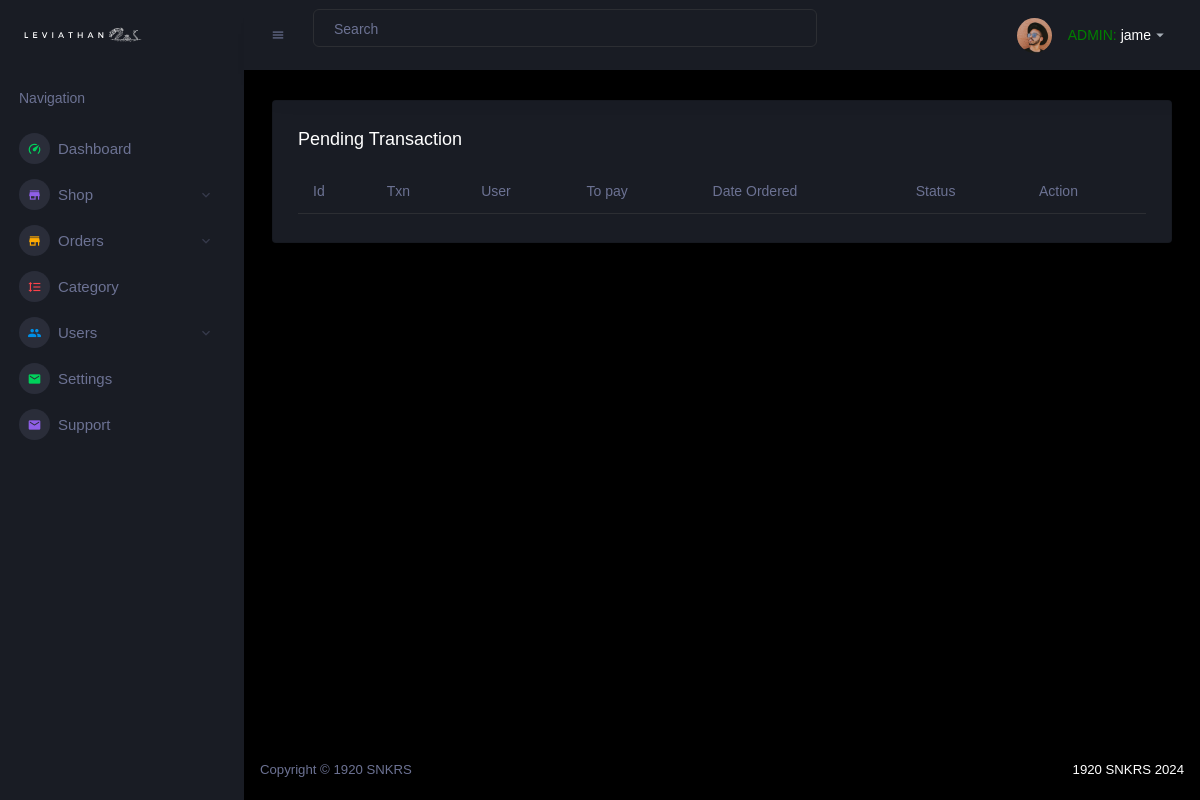
The app's page /admin/orders-pending.php (signed in), older data.
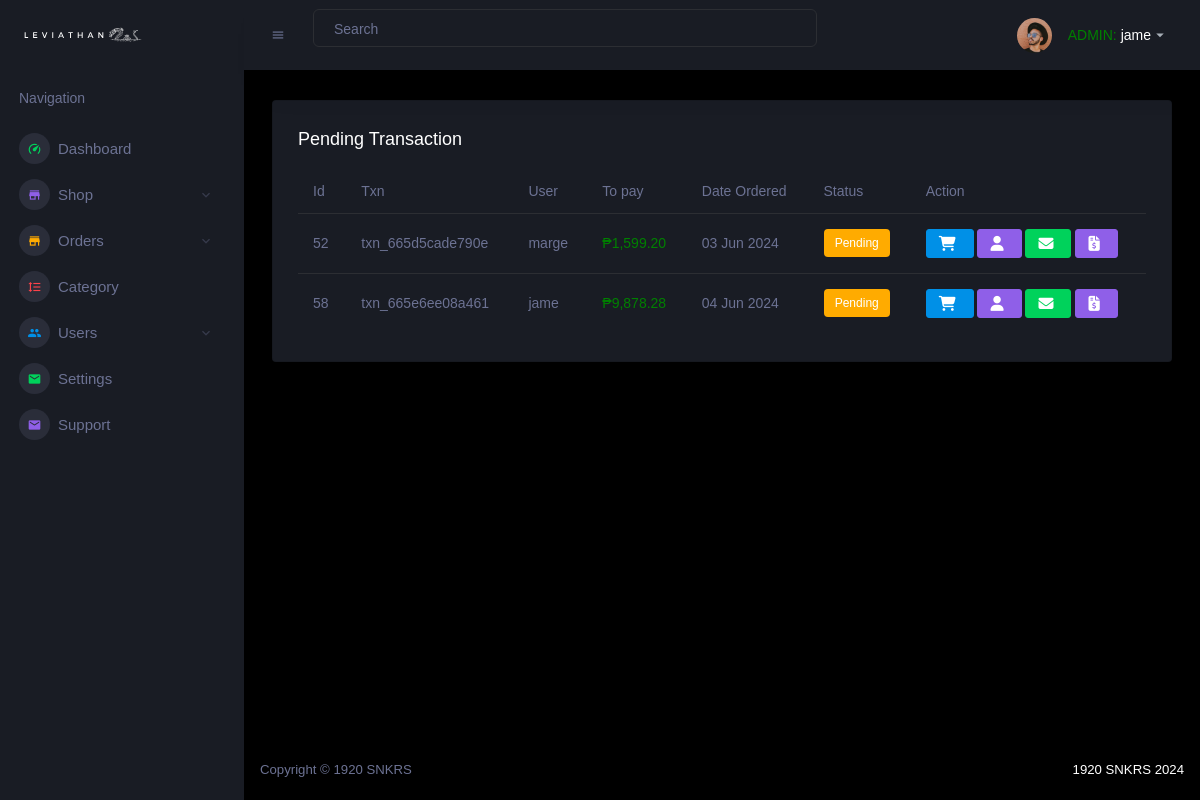
The same page, newer data.
### tables this page shows
CREATE TABLE `orders` (
  `order_id` int(11) NOT NULL,
  `transaction_number` varchar(255) DEFAULT NULL,
  `userid` int(11) DEFAULT NULL,
  `total_amount` decimal(10,2) DEFAULT NULL,
  `note` text DEFAULT NULL,
  `created_at` timestamp NOT NULL DEFAULT current_timestamp(),
  `order_status` varchar(20) DEFAULT 'Pending',
  `imgURL` varchar(255) DEFAULT NULL,
  `updated_at` timestamp NOT NULL DEFAULT current_timestamp() ON UPDATE current_timestamp()
);

CREATE TABLE `users` (
  `userid` int(11) NOT NULL,
  `username` varchar(50) NOT NULL,
  `email` varchar(100) NOT NULL,
  `password` varchar(100) NOT NULL,
  `datecreated` timestamp NOT NULL DEFAULT current_timestamp()
);

### admin/orders-pending.php (the view, shortened to what this page needs)
<html lang="en">
<?php
require_once("../database/connection.php");
?>
</head>
<body>
    <div class="container-scroller">
        <?php include("sidebar.php"); ?>
        <div class="container-fluid page-body-wrapper">
            <?php include("navbar.php") ?>
            <div class="main-panel">
                <div class="content-wrapper">
                    <div class="row">
                        <div class="col-lg-12 grid-margin stretch-card">
                            <div class="card">
                                <div class="card-body">
                                    <h4 class="card-title">Pending Transaction</h4>
                                    <div class="table-responsive">
                                        <table id="productTable" class="table">
                                            <thead>
                                                <tr>
                                                    <th>Id</th>
                                                    <th>Txn</th>
                                                    <th>User</th>
                                                    <th>To pay</th>
                                                    <th>Date Ordered</th>
                                                    <th>Status</th>
                                                    <th>Action</th>
                                                </tr>
                                            </thead>
                                            <tbody>
                                                <?php
                                                $query = "SELECT * FROM orders WHERE order_status = 'Pending'";
                                                $result = mysqli_query($link, $query);
                                                while ($row = mysqli_fetch_assoc($result)) {
                                                    $userid = $row['userid'];
                                                    $usernameQuery = "SELECT username FROM users WHERE userid = ?";
                                                    $stmtUsername = $link->prepare($usernameQuery);
                                                    $stmtUsername->bind_param("i", $userid);
                                                    $stmtUsername->execute();
                                                    $resultUsername = $stmtUsername->get_result();
                                                    $username = $resultUsername->fetch_assoc()['username'];
                                                    $status = $row['order_status'];
                                                    $createdAt = date('d M Y', strtotime($row['created_at']));
                                                    if ($status === 'Pending') {
                                                        $status = '<label class="badge badge-warning">Pending</label>';
                                                    }
                                                    echo "<tr>
                                                        <td>{$row['order_id']}</td>
                                                        <td>{$row['transaction_number']}</td>
                                                        <td>{$username}</td>
                                                        <td style='color: green;'>₱" . number_format($row['total_amount'], 2, '.', ',') . "</td>
                                                        <td>{$createdAt}</td>
                                                        <td>{$status}</td>
                                                        <td>
                                                            <button type='button' data-txn='{$row['transaction_number']}' class='view-order btn btn-primary btn-md'><i class='fas fa-shopping-cart'></i></button>
                                                            <button type='button' data-userid='{$row['userid']}' class='view-user btn btn-info btn-md'><i class='fas fa-user'></i></button>
                                                            <button type='button' data-userid='{$row['userid']}' class='email-user btn btn-success btn-md'><i class='fas fa-envelope'></i></button>
                                                            <button type='button' data-order_id='{$row['order_id']}' class='proof-payment btn btn-info btn-md'><i class='fas fa-file-invoice-dollar'></i></button>
                                                        </td>
                                                    </tr>";
                                                }
                                                ?>
                                            </tbody>
                                        </table>
                                    </div>
                                </div>
                            </div>
                        </div>
                    </div>
                </div>
            </div>
        </div>
    </div>
</body>
</html>

### admin/sidebar.php (shortened to what this page needs)
<nav class="sidebar sidebar-offcanvas" id="sidebar">
  <div class="sidebar-brand-wrapper d-none d-lg-flex align-items-center justify-content-center fixed-top">
    <a class="sidebar-brand brand-logo" href="index.html"><img src="assets/images/logo.svg" alt="logo" /></a>
  </div>
  <ul class="nav">
    <li class="nav-item nav-category">
      <span class="nav-link">Navigation</span>
    </li>
    <li class="nav-item menu-items">
      <a class="nav-link" href="home">
        <span class="menu-icon">
          <i class="mdi mdi-speedometer"></i>
        </span>
        <span class="menu-title">Dashboard</span>
      </a>
    </li>
    <li class="nav-item menu-items">
      <a class="nav-link" data-toggle="collapse" href="#ui-shop" aria-expanded="false" aria-controls="ui-shop">
        <span class="menu-icon">
        <i class="mdi mdi-store"></i>
        </span>
        <span class="menu-title">Shop</span>
        <i class="menu-arrow"></i>
      </a>
    </li>
    <li class="nav-item menu-items">
      <a class="nav-link" data-toggle="collapse" href="#ui-orders" aria-expanded="false" aria-controls="ui-orders">
        <span class="menu-icon">
        <i class="mdi mdi-store"></i>
        </span>
        <span class="menu-title">Orders</span>
        <i class="menu-arrow"></i>
      </a>
    </li>
    <li class="nav-item menu-items">
      <a class="nav-link" href="error-404.html">
        <span class="menu-icon">
          <i class="mdi mdi-format-line-spacing"></i>
        </span>
        <span class="menu-title">Category</span>
      </a>
    </li>
    <li class="nav-item menu-items">
      <a class="nav-link" data-toggle="collapse" href="#ui-user" aria-expanded="false" aria-controls="ui-user">
        <span class="menu-icon">
          <i class="mdi mdi-account-multiple"></i>
        </span>
        <span class="menu-title">Users</span>
        <i class="menu-arrow"></i>
      </a>
    </li>
    <li class="nav-item menu-items">
      <a class="nav-link" href="error-404.html">
        <span class="menu-icon">
          <i class="mdi mdi-email"></i>
        </span>
        <span class="menu-title">Settings</span>
      </a>
    </li>
    <li class="nav-item menu-items">
      <a class="nav-link" href="error-404.html">
        <span class="menu-icon">
          <i class="mdi mdi-email"></i>
        </span>
        <span class="menu-title">Support</span>
      </a>
    </li>
  </ul>
</nav>

### admin/navbar.php (shortened to what this page needs)
<?php
$getUser = "SELECT username FROM admin WHERE admin_id = ?";
$stmt = mysqli_prepare($link, $getUser);
mysqli_stmt_bind_param($stmt, "s", $verifiedUID);
mysqli_stmt_execute($stmt);
mysqli_stmt_bind_result($stmt, $username);
?>
<nav class="navbar p-0 fixed-top d-flex flex-row">
  <div class="navbar-menu-wrapper flex-grow d-flex align-items-stretch">
    <button class="navbar-toggler navbar-toggler align-self-center" type="button" data-toggle="minimize">
      <span class="mdi mdi-menu"></span>
    </button>
    <ul class="navbar-nav w-100">
      <li class="nav-item w-100">
        <form class="nav-link mt-2 mt-md-0 d-none d-lg-flex search">
          <input type="text" class="form-control" placeholder="Search">
        </form>
      </li>
    </ul>
    <ul class="navbar-nav navbar-nav-right">
      <li class="nav-item dropdown">
        <a class="nav-link" id="profileDropdown" href="#" data-toggle="dropdown">
          <div class="navbar-profile">
            <img class="img-xs rounded-circle" src="../assets/images/faces/face15.jpg" alt="">
            <p class="mb-0 d-none d-sm-block navbar-profile-name"><span style="color: green;">ADMIN: </span> <?php echo $username ?></p>
            <i class="mdi mdi-menu-down d-none d-sm-block"></i>
          </div>
        </a>
      </li>
    </ul>
  </div>
</nav>

Row changes from the older to the newer data that the page shows:
added orders: order_id "52", transaction_number "txn_665d5cade790e", userid.username "marge", total_amount "1,599.20", created_at "03 Jun 2024", order_status "Pending"
added orders: order_id "58", transaction_number "txn_665e6ee08a461", userid.username "jame", total_amount "9,878.28", created_at "04 Jun 2024", order_status "Pending"
